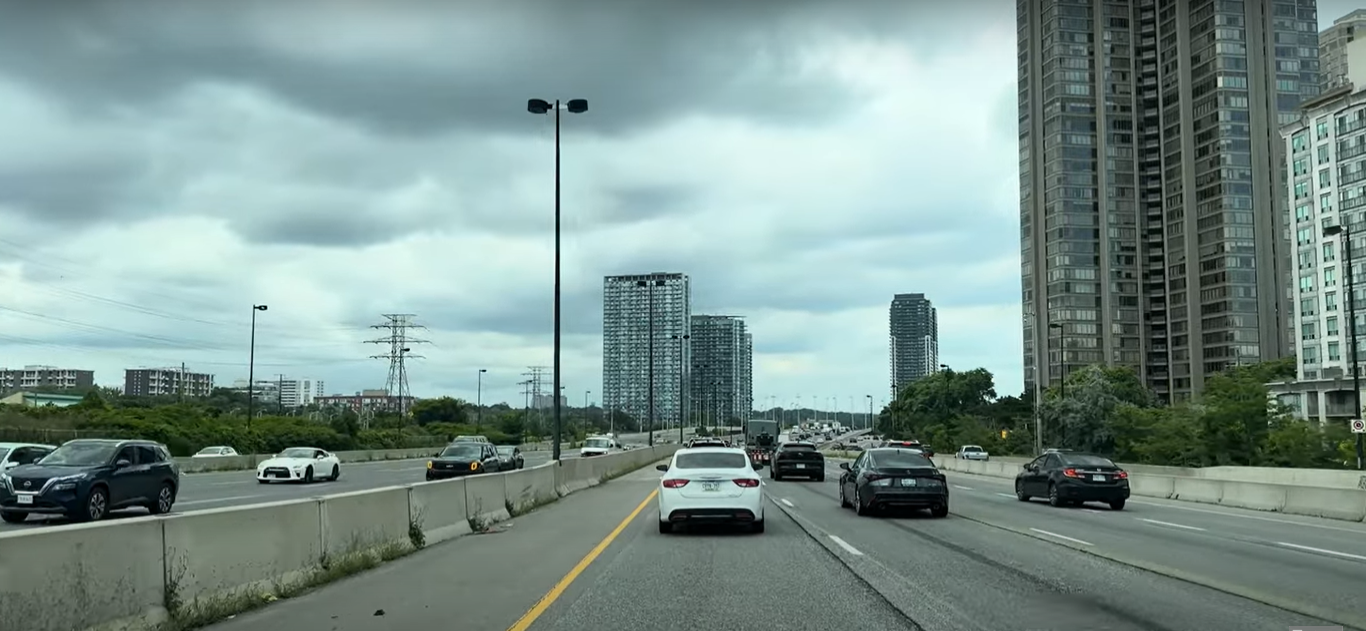
#> input picture car image.png, 1366 x 631 px
$ python car_pedestrian_img_track.py
#> lines starting #> are read from the running program, lines starting #| are printed output that depends on the picture; after the words box and inside, x2 and y2 are one past the last pixel; in counts of white or black regions, pixels touching at a corner belong together
import cv2

# our image
img_file = 'car image.png'

 # our pre-trained car classifier
car_classifier_file = 'car_detector.xml'

# create opencv image
img = cv2.imread(img_file)
#> img is the input picture: shape (631, 1366, 3); mean B, G, R 142, 146.6, 124.1

# convert to grayscale(needed for haar cascade)
black_and_white = cv2.cvtColor(img, cv2.COLOR_BGR2GRAY) # convert to black and white
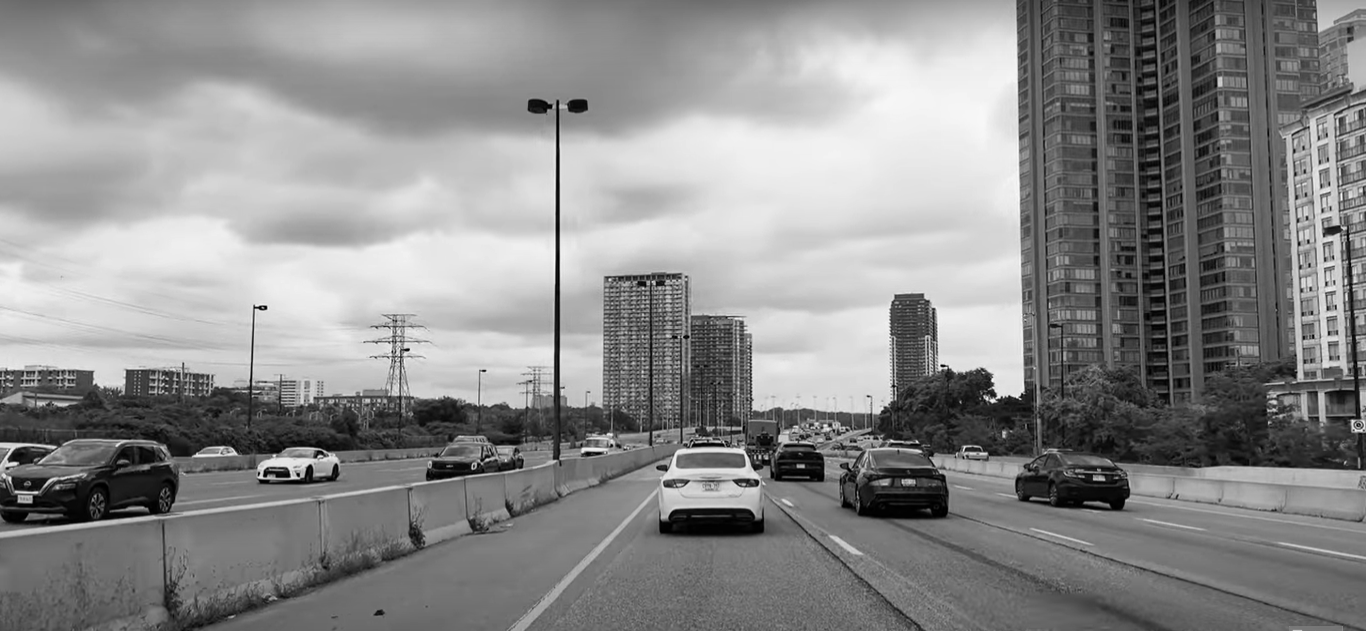
#> black_and_white: shape (631, 1366); min 0, max 252, mean 139.4

# create our car classifier
car_tracker = cv2.CascadeClassifier(car_classifier_file)

# detect cars
cars = car_tracker.detectMultiScale(black_and_white)
#> cars = [[410, 416, 89, 89], [1009, 409, 141, 141], [242, 412, 106, 106], [825, 406, 156, 156], [628, 415, 170, 170], [199, 92, 220, 220]]

# Draw rectangles around the cars
for (x, y, w, h) in cars:
# car2 = cars[1]
# (x, y, w, h) = car2
    cv2.rectangle(img, (x, y),(x+w, y+h),(0, 0, 255), 2)
#> this loop made 6 passes
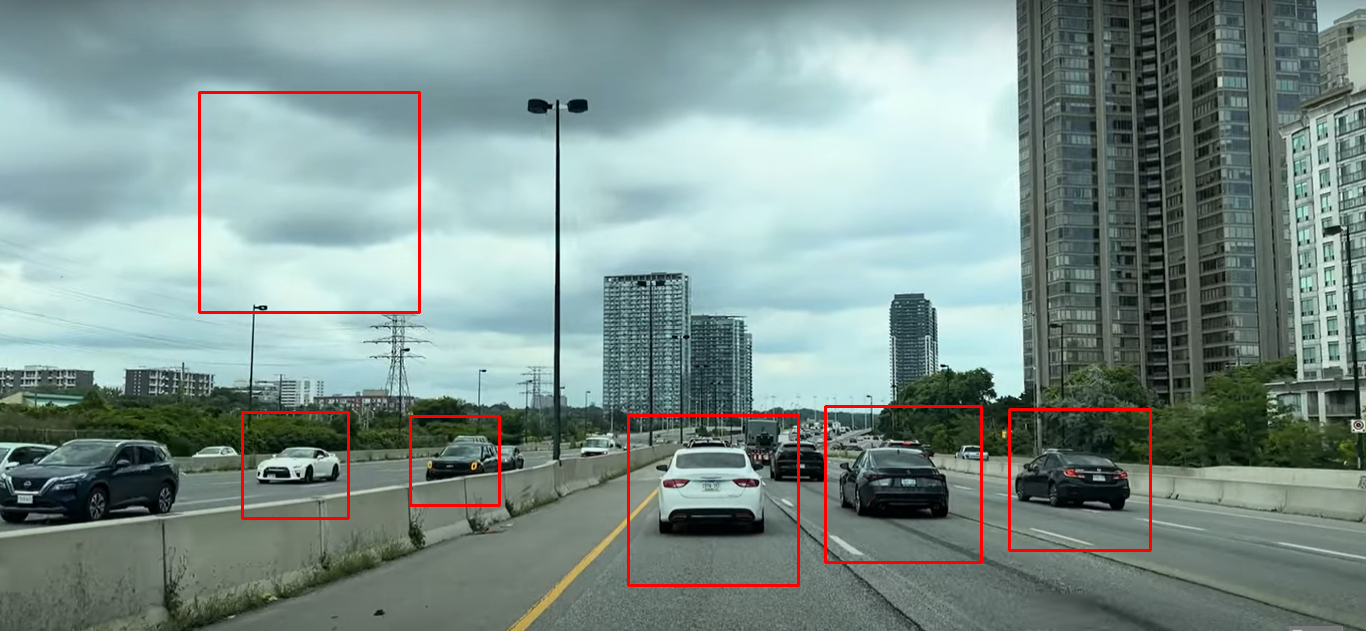
#> img: shape (631, 1366, 3); 1.23% of pixels changed, all inside (x1, y1, x2, y2) = (198, 91, 1152, 587)

# print out number of cars
# print(cars)

# Display the image with faces spotted
cv2.imshow("My Image", img) ###

# Dont autoclose (Wait here in the code and listen for a key press)
cv2.waitKey(0)
cv2.destroyAllWindows()

print("Code Completed")
